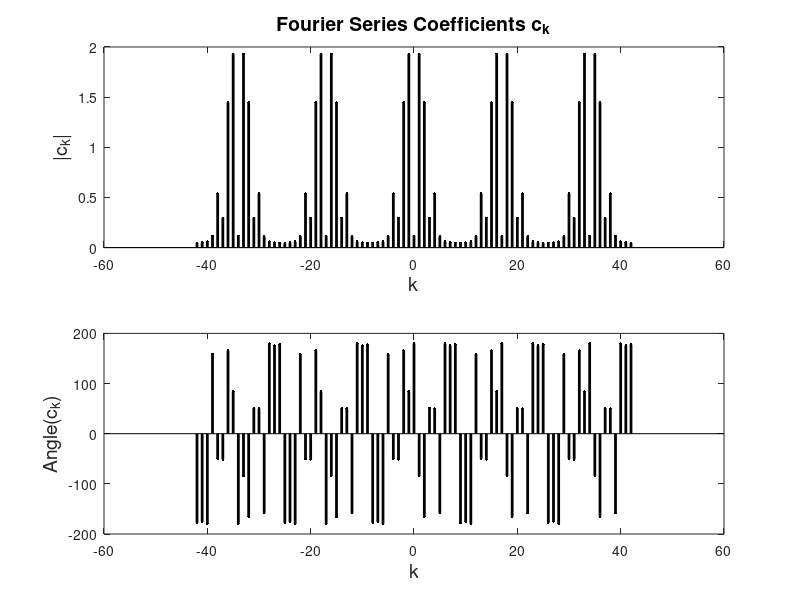

The MATLAB source for this figure:
%CALCULATION OF FOURIER SERIES COEFFICIENTS
clc;
clearvars;
close all;

Fs = 2400;
dt = 1/Fs;
%GENERATING THE SIGNAL
T = 0.0067; %PERIOD OF THE PULSE TRAIN (Minimum Freq in this signal is 150 Hz)
D = .1; %DUTY CYCLE
PW = D*T; %PULSE WIDTH
f = 1/T; %ANALOG FREQUENCY
t = 0:dt:T; %TIME INTERVAL FOR A PERIOD
n = t/dt; %INDEX FOR DATA POINTS IN A PERIOD
L = PW/dt; %DATA POINTS IN THE THE HIGH TIME
x = 4*sin(300*pi*t) - 3*cos(600*pi*t) + cos(1200*pi*t);
N = length(x); %TOTAL NO DATA POINTS IN A PERIOD
Nc = 5*N;
if mod(Nc,2)==0
    k=-Nc/2:Nc/2-1;
else
    k=-(Nc-1)/2:(Nc-1)/2;
end
c = zeros(1,length(k));%INITIALIZING FOURIER COEFFICIENTS
for i1=1:length(k)
    for i2=1:length(x)
        c(i1)=c(i1)+1/N*x(i2)*exp(-1i*2*pi*k(i1)*n(i2)/N);
    end
end

subplot(2,1,1)
stem(k,abs(c), '.k', 'linewidth', 2); xlabel('k', 'fontsize', 14); ylabel('|c_k|','fontsize', 14);
title('Fourier Series Coefficients c_k', 'fontsize', 14);

subplot(2,1,2)
stem(k,angle(c)*180/pi, '.k', 'linewidth', 2); xlabel('k', 'fontsize', 14); ylabel('Angle(c_k)','fontsize', 14)